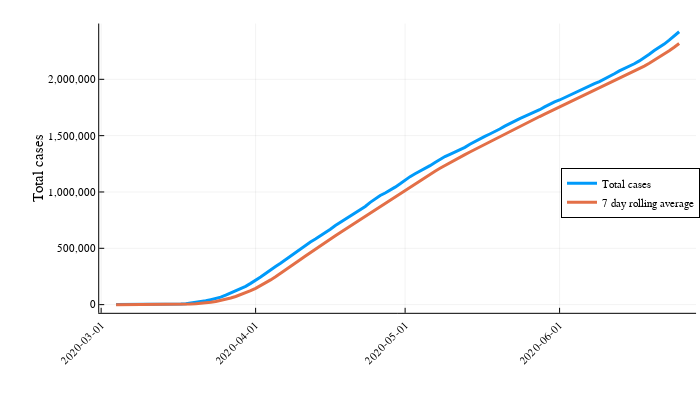

Write notebook code for a chart like this one.
### Markdown cell above
How many cases are there?

### Code cell
plotActualAnd7DayAvg(confirmedCasesUS, :Value, :Value_rolling7, "Total cases", false, :right)
